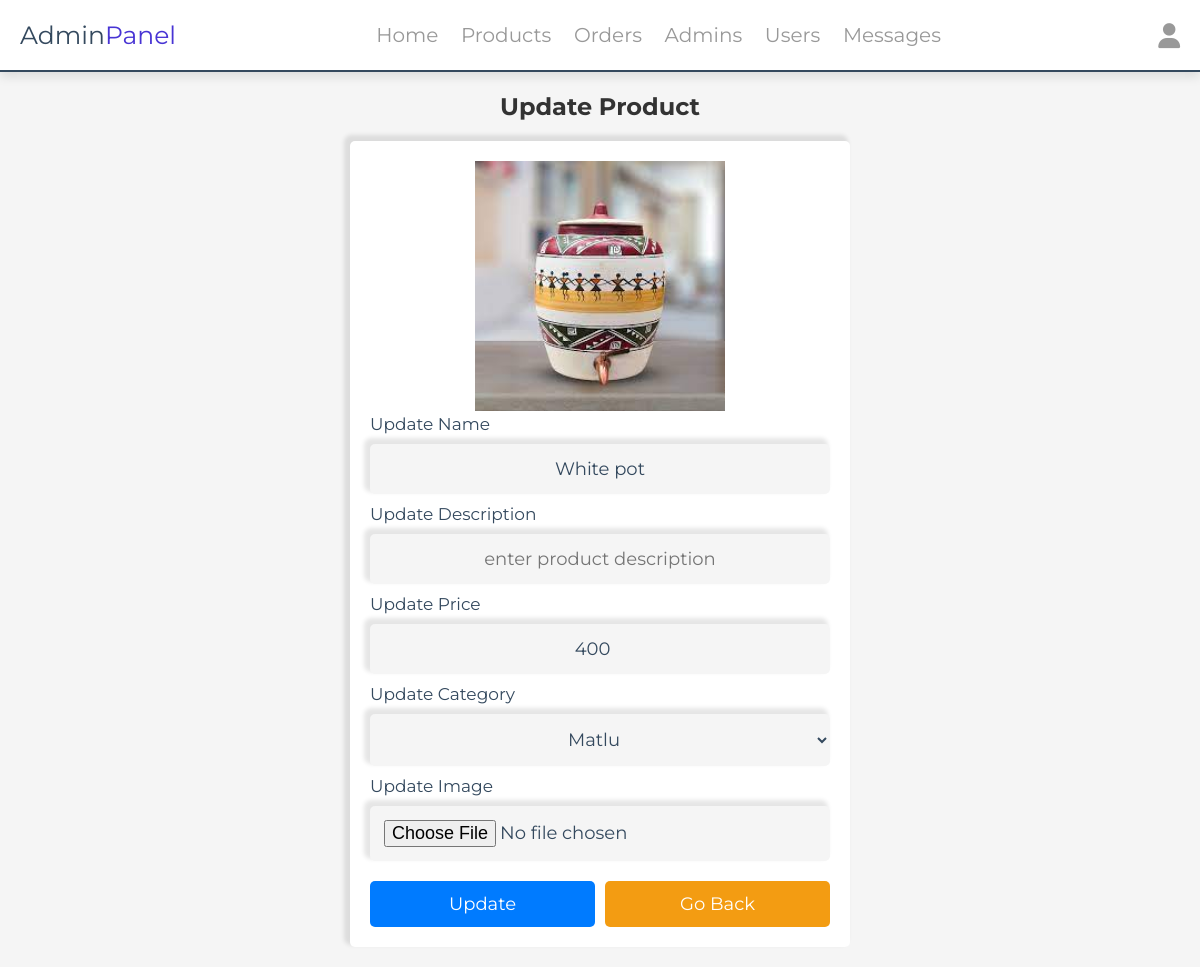
The page /admin/update_product.php?update=7 (signed in) on the database its author committed.
### tables this page shows
CREATE TABLE `products` (
  `id` int(100) NOT NULL,
  `name` varchar(100) NOT NULL,
  `category` varchar(100) NOT NULL,
  `price` int(10) NOT NULL,
  `image` varchar(100) NOT NULL
);

### admin/update_product.php (the view, shortened to what this page needs)
<?php
include '../components/connect.php';
?>
<!DOCTYPE html>
<html lang="en">
<head>
   <link rel="stylesheet" href="https://cdnjs.cloudflare.com/ajax/libs/font-awesome/6.1.1/css/all.min.css">
   <link rel="stylesheet" href="../css/admin_style.css">
</head>
<body>
<?php include '../components/admin_header.php' ?>
<section class="update-product">
   <h1 class="heading">update product</h1>
   <?php
      $update_id = $_GET['update'];
      $show_products = $conn->prepare("SELECT * FROM `products` WHERE id = ?");
      $show_products->execute([$update_id]);
      if($show_products->rowCount() > 0){
         while($fetch_products = $show_products->fetch(PDO::FETCH_ASSOC)){
   ?>
   <form action="" method="POST" enctype="multipart/form-data">
      <img src="../uploaded_img/<?= $fetch_products['image']; ?>" alt="">
      <span>Update Name</span>
      <input type="text" required placeholder="enter product name" name="name" maxlength="100" class="box" value="<?= $fetch_products['name']; ?>">
      <span>Update Description</span>
      <input type="text" required placeholder="enter product description" name="description" maxlength="255" class="box" value="<?= $fetch_products['description']; ?>">
      <span>Update Price</span>
      <input type="number" min="0" max="9999999999" required placeholder="enter product price" name="price" onkeypress="if(this.value.length == 10) return false;" class="box" value="<?= $fetch_products['price']; ?>">
      <span>Update Category</span>
      <select name="category" class="box" required>
         <option selected value="<?= $fetch_products['category']; ?>"><?= $fetch_products['category']; ?></option>
      </select>
      <span>Update Image</span>
      <input type="file" name="image" class="box" accept="image/jpg, image/jpeg, image/png, image/webp">
      <div class="flex-btn">
         <input type="submit" value="update" class="btn" name="update">
         <a href="products.php" class="option-btn">go back</a>
      </div>
   </form>
   <?php
         }
      }else{
         echo '<p class="empty">no products added yet!</p>';
      }
   ?>
</section>
</body>
</html>

### css/admin_style.css (style rules this page uses)
:root { --main-color:#4834d4; --red:#e74c3c; --orange:#f39c12; --black:#34495e; --white:#fff; --light-bg:#f5f5f5; --light-color:#999; --border:.2rem solid var(--black); --box-shadow:0 .5rem 1rem rgba(0,0,0,.1); }
* { font-family: 'Montserrat', sans-serif; margin:0; padding:0; box-sizing: border-box; text-decoration: none; outline: none; border:none; }
html { font-size: 62.5%; overflow-x: hidden; }
body { background-color: var(--light-bg); }
section { max-width: 1200px; margin:0 auto; padding:2rem; }
.btn, .delete-btn, .option-btn { display: block; margin-top: 1rem; border-radius: .5rem; cursor: pointer; width: 100%; font-size: 1.8rem; color:var(--white); padding:1.2rem 3rem; text-transform: capitalize; text-align: center; }
.btn { background-color: #007bff;; }
.option-btn { background-color: var(--orange); }
.flex-btn { display: flex; gap:1rem; }
.heading { text-align: center; margin-bottom: 2rem; text-transform: capitalize; color:var(--black); font-size: 3rem; }
.heading { text-align: center; margin-bottom: 20px; font-size: 24px; color: #333; }
.box { background: #fff; padding: 20px; border-radius: 8px; box-shadow:-4px -4px 4px 2px rgba(0, 0, 0, 0.1); text-align: center; }
.update-product form { margin:0 auto; max-width: 50rem; background-color: var(--white); border-radius: .5rem; box-shadow:-4px -4px 4px 2px rgba(0, 0, 0, 0.1); padding:2rem; }
.update-product form img { height: 25rem; width: 100%; object-fit: contain; }
.update-product form .box { background-color: var(--light-bg); width: 100%; padding:1.4rem; font-size: 1.8rem; color:var(--black); border-radius: .5rem; margin: 1rem 0; }
.update-product form span { font-size: 1.7rem; color:var(--black); }

### rows shown on the page
products: image (picture), name "White pot", price "400", category "Matlu"
